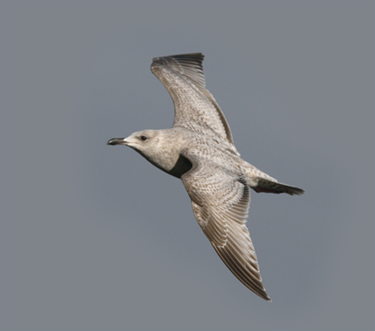
#> input picture bird.bmp, 375 x 331 px
$ python __init__.py   (older library calls are emulated)
#> lines starting #> are read from the running program, lines starting #| are printed output that depends on the picture
### utils.py
import cv2
import numpy as np
from numpy.fft import fft2, ifft2, fftshift, ifftshift
from scipy import misc
from scipy import ndimage


# [24 lines left out: function vis_hybrid_image, not called in this run]

def im2single(im):
    # print("image:",im)
    im = im.astype(np.float32) / 255
    return im

# [4 lines left out: function single2im, not called in this run]

def load_image(path):
    return im2single(cv2.imread(path))[:, :, ::-1]
#> call 2 of load_image, with path = 'plane.bmp'
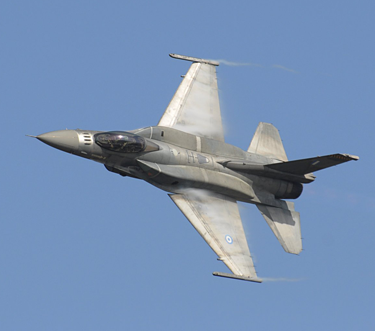
#> input picture plane.bmp, 375 x 331 px
#> in load_image (call 2), `return im2single(cv2.imread(path))[:, :, ::-1]`:
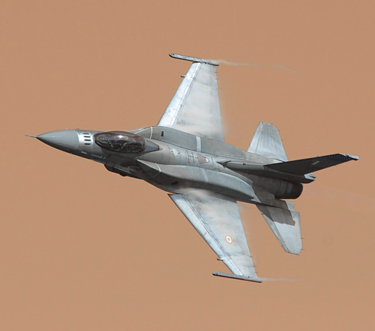
#> returned value: shape (331, 375, 3) float32; mean of channels 0, 1, 2 0.469, 0.569, 0.706; drawn as B, G, R

def save_image(path, im):
    return cv2.imwrite(path, single2im(im.copy())[:, :, ::-1])

def gaussian_filter(i, j, x, y, sigma):
    return np.exp(-((i-((x-1)/2.))**2 + (j-((y-1)/2.))**2)/(2.*sigma**2))


def scaleSpectrum(A):
   return np.real(np.log10(np.absolute(A) + np.ones(A.shape)))


def makeGaussianFilter(numRows, numCols, sigma, highPass=True):
    centerI = int(numRows/2) + 1
    centerJ = int(numCols/2) + 1

    def gaussian(i,j):
        coefficient = np.exp(-1.0 * ((i - centerI)**2 + (j - centerJ)**2) / (2 * sigma**2))
        # if i%2==0:
        #     print("coefficient:",coefficient)
        # print("coefficient:",1 - coefficient if highPass else coefficient)
        return 1 - coefficient if highPass else coefficient
    # print(np.array([[gaussian(i,j) for j in range(numCols)] for i in range(numRows)]))
    return np.array([[gaussian(i,j) for j in range(numCols)] for i in range(numRows)])


def filterDFT(imageMatrix, filterMatrix):
    print("filterMatrix:",filterMatrix)
    shiftedDFT = fftshift(fft2(imageMatrix[:, :, 0]))
    misc.imsave("dft.png", scaleSpectrum(shiftedDFT))

    filteredDFT = shiftedDFT * filterMatrix
    misc.imsave("filtered-dft.png", scaleSpectrum(filteredDFT))
    return ifft2(ifftshift(filteredDFT))


def lowPass(imageMatrix, sigma):
    n,m,l = imageMatrix.shape
    return filterDFT(imageMatrix, makeGaussianFilter(n, m, sigma, highPass=False))


def highPass(imageMatrix, sigma):
    print(imageMatrix.shape)
    n,m,l = imageMatrix.shape
    return filterDFT(imageMatrix, makeGaussianFilter(n, m, sigma, highPass=True))


def hybridImage(highFreqImg, lowFreqImg, sigmaHigh, sigmaLow):
    highPassed = highPass(highFreqImg, sigmaHigh)
#| (331, 375, 3)
#> (printed output is left out)
#> in scaleSpectrum, `return np.real(np.log10(np.absolute(A) + np.ones(A.shape)))`:
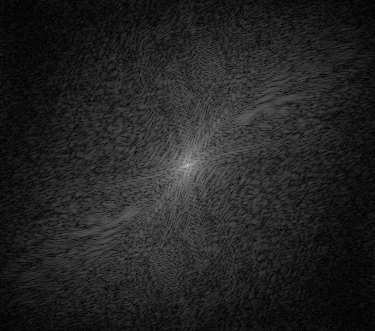
#> returned value: shape (331, 375) float64; min 0.000966, max 4.79, mean 0.673; drawn with min black and max white
#> in scaleSpectrum (call 2), `return np.real(np.log10(np.absolute(A) + np.ones(A.shape)))`:
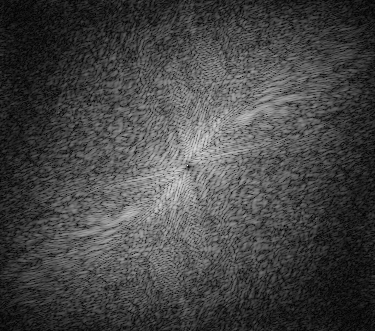
#> returned value: shape (331, 375) float64; min 0, max 2.44, mean 0.665; drawn with min black and max white
    lowPassed = lowPass(lowFreqImg, sigmaLow)
#> (printed output is left out)
#> in scaleSpectrum (call 3), `return np.real(np.log10(np.absolute(A) + np.ones(A.shape)))`:
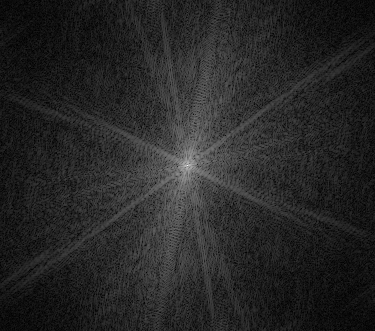
#> returned value: shape (331, 375) float64; min 0.00268, max 4.77, mean 0.728; drawn with min black and max white
#> in scaleSpectrum (call 4), `return np.real(np.log10(np.absolute(A) + np.ones(A.shape)))`:
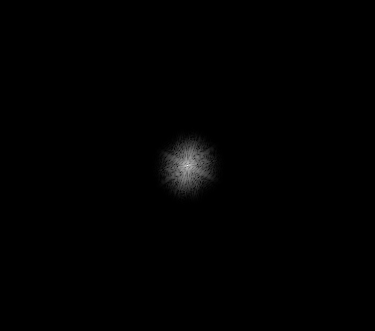
#> returned value: shape (331, 375) float64; min 0, max 4.76, mean 0.0247; drawn with min black and max white

    return highPassed + lowPassed

### __init__.py
from student_code import *
from utils import *
import matplotlib.pyplot as plt
import matplotlib.image as mpimg #added
from scipy import misc
import numpy as np
# #im = Image.imread("cat.bmp")
# im2=load_image("einstein.bmp")
# im1=load_image("marilyn.bmp")
# # k, l = input("Filter dim:").split()
# k, l= 19,19
# f = np.zeros((k, l))
# sigma = 2
# # count=0
# for i in range(0, k):
#     for j in range(0, l):
#         # f[i, j] = gaussian_filter(i, j, k, l, sigma)*((-1)**count)
#         f[i, j] = gaussian_filter(i, j, k, l, sigma)
#         # count +=1
# f = f/np.sum(f)
#
# f_h = np.zeros((k, l))
# sigma2 = 1.7
# for i in range(0, k):
#     for j in range(0, l):
#         # f[i, j] = gaussian_filter(i, j, k, l, sigma)*((-1)**count)
#         f_h[i, j] = gaussian_filter(i, j, k, l, sigma2)
#         # count +=1
# f_h = f_h/np.sum(f_h)
# #
# # out1=my_imfilter(im1, f)
# # out2=im2-my_imfilter(im2, f)+.5
#
# low_freq, high_freq, hybrid_im = create_hybrid_image(im1, im2, f,f_h)
#
#
# # import matplotlib.pyplot as plt
# # plt.imshow(f)
# # plt.show()
# # print(im)
# # k, l = input().split()
# # my_imfilter(im, ):
#
einstein = load_image("bird.bmp")
marilyn = load_image("plane.bmp")

hybrid = hybridImage(einstein, marilyn, 15, 10)
misc.imsave("dog-cat.png", np.real(hybrid))
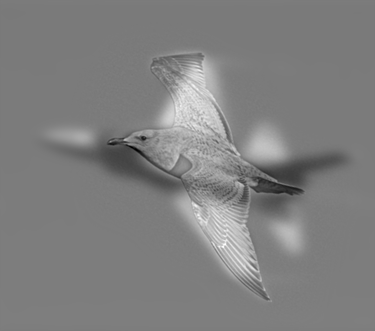
#> saved as dog-cat.png: PIL image 375x331 L; min 0, max 255, mean 127.5
